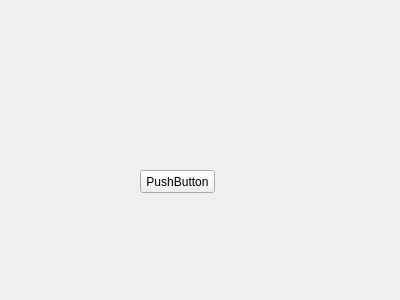
<?xml version="1.0" encoding="UTF-8"?>
<ui version="4.0">
 <class>Form</class>
 <widget class="QWidget" name="Form">
  <property name="geometry">
   <rect>
    <x>0</x>
    <y>0</y>
    <width>400</width>
    <height>300</height>
   </rect>
  </property>
  <property name="windowTitle">
   <string>Form</string>
  </property>
  <widget class="QPushButton" name="pushButton">
   <property name="geometry">
    <rect>
     <x>140</x>
     <y>170</y>
     <width>75</width>
     <height>23</height>
    </rect>
   </property>
   <property name="text">
    <string>PushButton</string>
   </property>
  </widget>
 </widget>
 <resources/>
 <connections/>
</ui>
